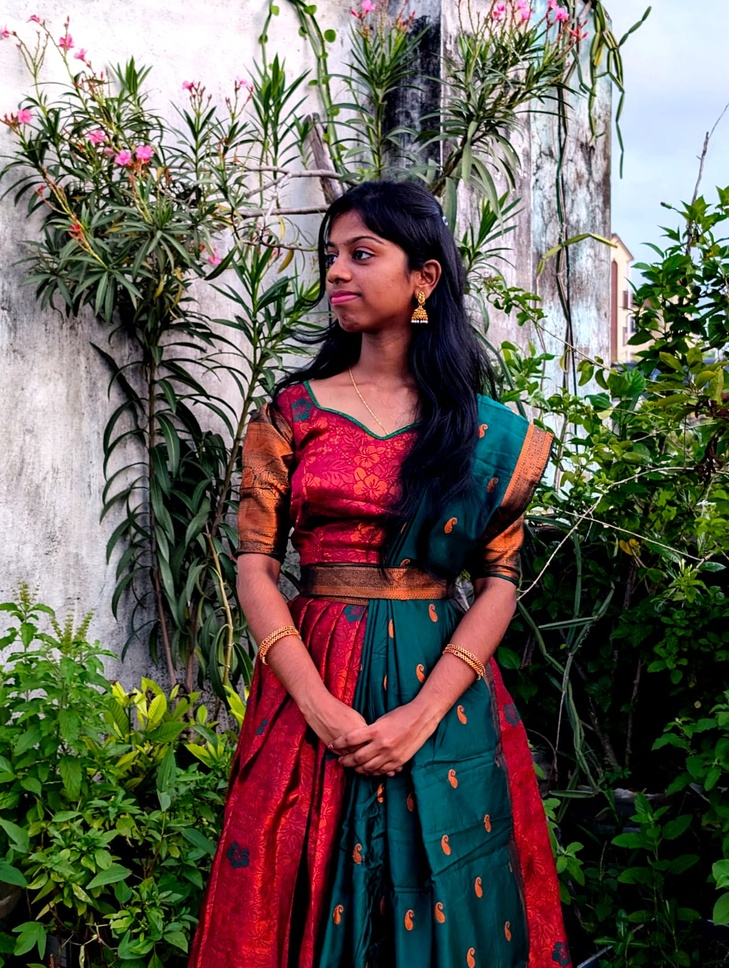
#> input picture Bavya.jpeg, 729 x 968 px, shrunk from 1204 x 1600 before the run, found by its file name
$ jupyter execute DIPT_EXP8.ipynb
#> lines starting #> are read from the running program, lines starting #| are printed output that depends on the picture; after the words box and inside, x2 and y2 are one past the last pixel; in counts of white or black regions, pixels touching at a corner belong together
## Exp-8-Record-THRESHOLDING
### NAME: BAVYA SRI B
### 212224230034

[cell 1]
import cv2
import numpy as np
import matplotlib.pyplot as plt

[cell 2]
image = cv2.imread(r"D:\Screenshots\Bavya.jpeg")
#> image is the input picture: shape (968, 729, 3); mean B, G, R 86, 94.2, 102
gray_image = cv2.cvtColor(image, cv2.COLOR_BGR2GRAY)
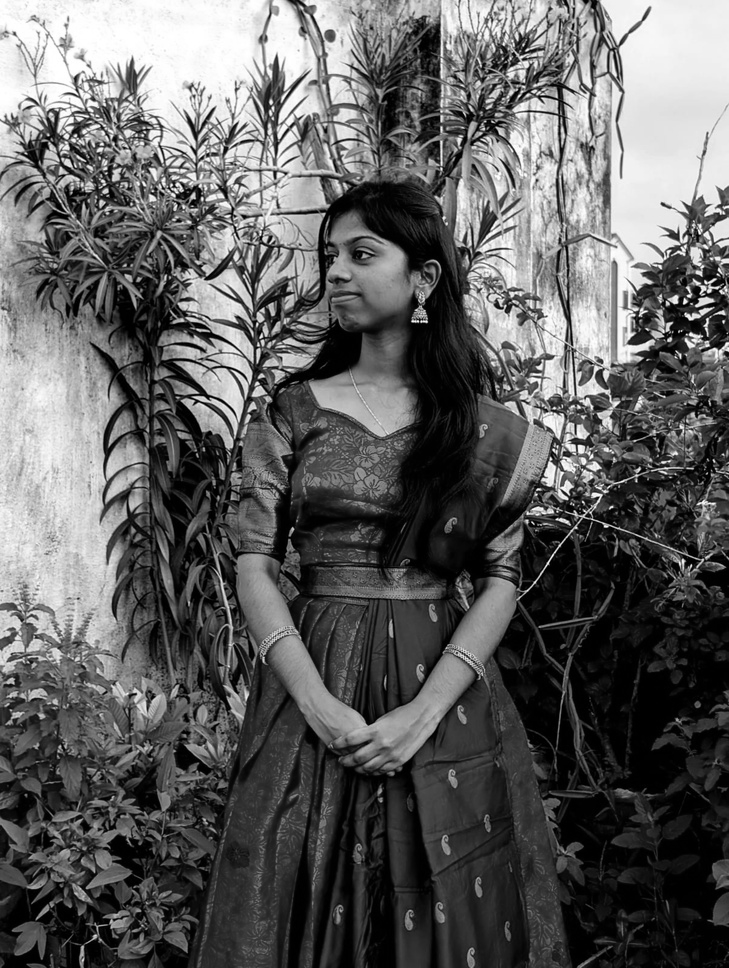
#> gray_image: shape (968, 729); min 0, max 255, mean 95.6

[cell 3]
plt.subplot(2, 2, 1)
plt.imshow(cv2.cvtColor(image, cv2.COLOR_BGR2RGB))
plt.title("Original Image")
plt.axis('off')

[cell 4]
_, global_thresholded = cv2.threshold(gray_image, 127, 255, cv2.THRESH_BINARY)
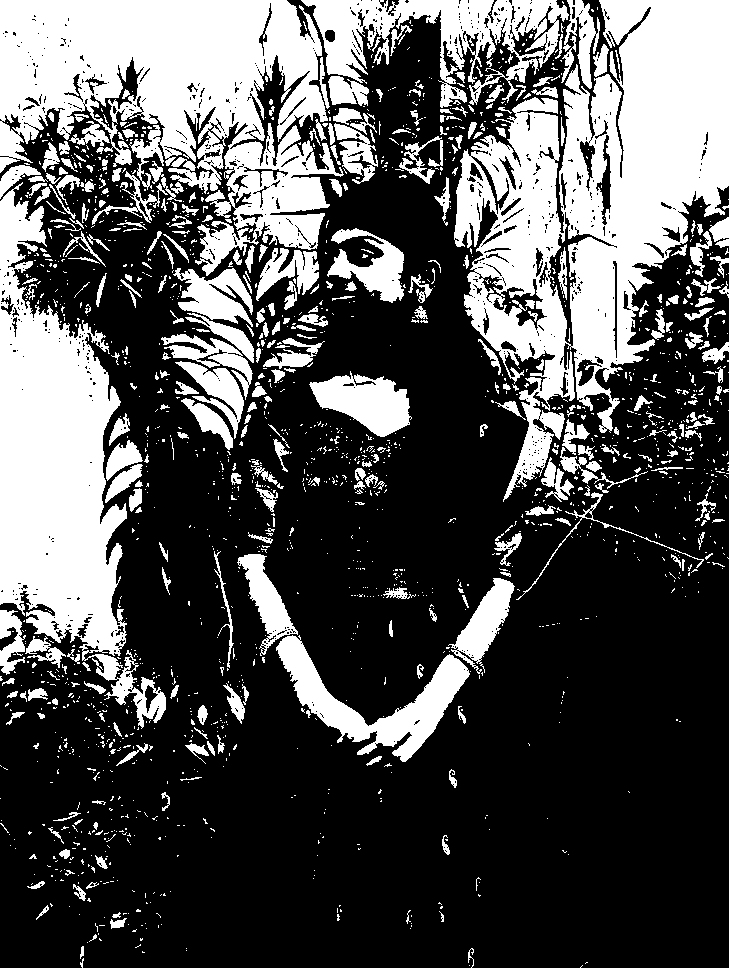
#> global_thresholded: shape (968, 729); 32.6% white; 1798 white regions (1456 under 20 px), largest, box (x1, y1, x2, y2) and area: (454, 0, 729, 502) 63217, (0, 0, 344, 276) 49756, (0, 182, 166, 729) 38775

[cell 5]
adaptive_thresholded = cv2.adaptiveThreshold(gray_image, 255, cv2.ADAPTIVE_THRESH_GAUSSIAN_C, cv2.THRESH_BINARY, 11, 2)
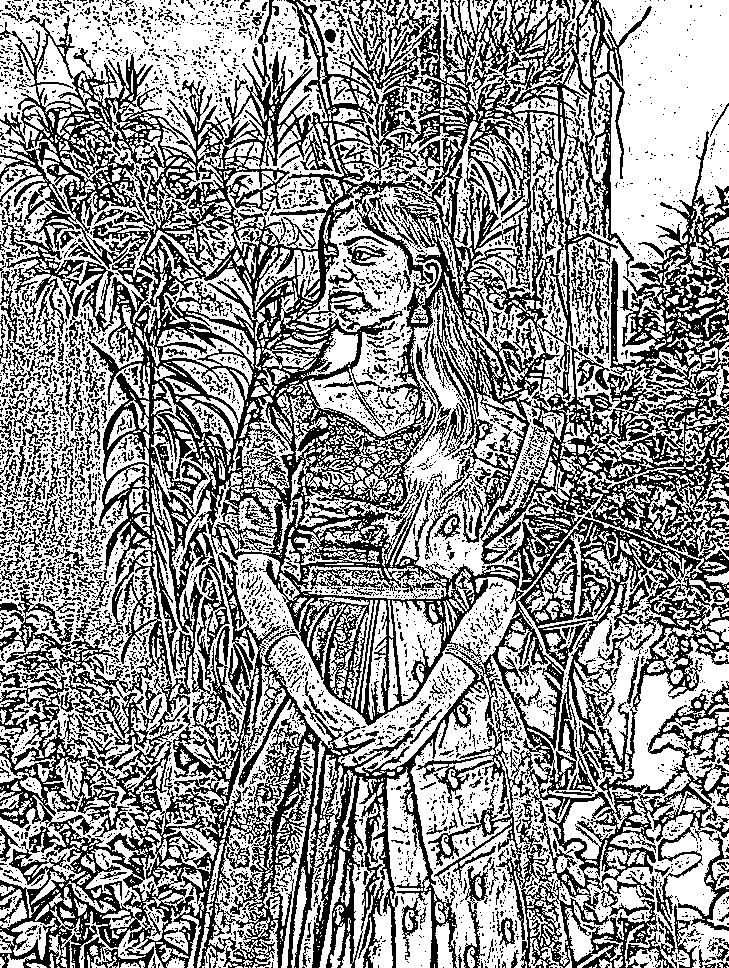
#> adaptive_thresholded: shape (968, 729); 58.1% white; 4915 black regions (4342 under 20 px), largest, box (x1, y1, x2, y2) and area: (0, 0, 729, 968) 240960, (678, 834, 729, 931) 813, (420, 403, 468, 457) 683

[cell 6]
_, otsu_thresholded = cv2.threshold(gray_image, 0, 255, cv2.THRESH_BINARY + cv2.THRESH_OTSU)
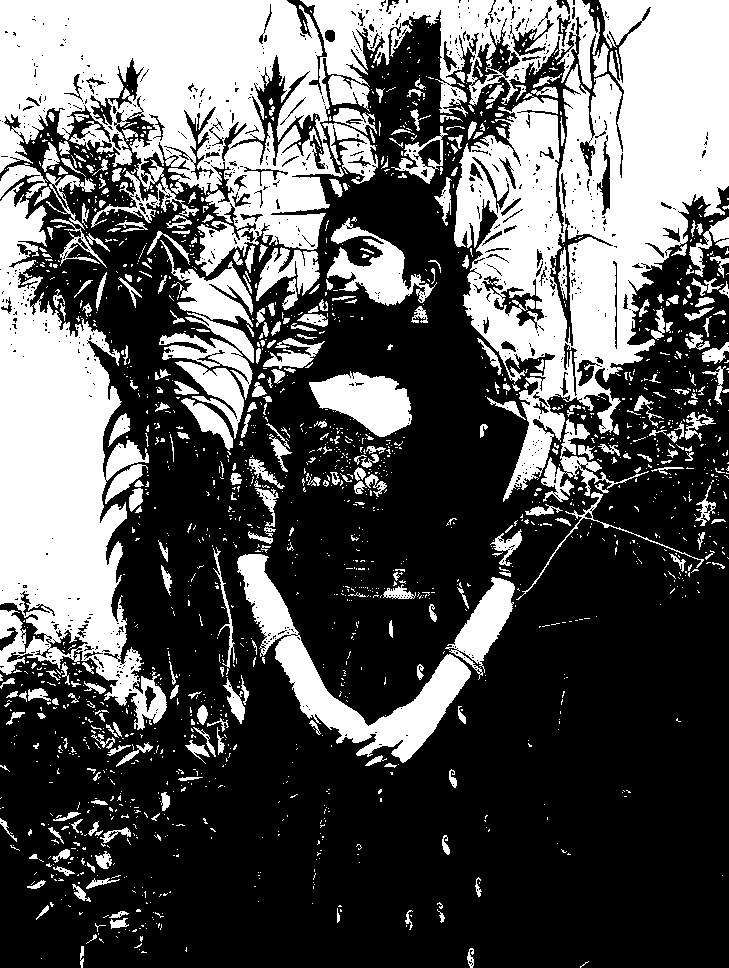
#> otsu_thresholded: shape (968, 729); 35.2% white; 1787 white regions (1440 under 20 px), largest, box (x1, y1, x2, y2) and area: (0, 0, 600, 276) 69145, (454, 0, 729, 502) 65273, (0, 182, 167, 730) 43404

[cell 7]
# Global Thresholding
plt.subplot(2, 2, 2)
plt.imshow(global_thresholded, cmap='gray')
plt.title("Global Thresholding")
plt.axis('off')

# Adaptive Thresholding
plt.subplot(2, 2, 3)
plt.imshow(adaptive_thresholded, cmap='gray')
plt.title("Adaptive Thresholding")
plt.axis('off')

# Otsu's Method
plt.subplot(2, 2, 4)
plt.imshow(otsu_thresholded, cmap='gray')
plt.title("Otsu's Method")
plt.axis('off')

# Show the plot
plt.tight_layout()
plt.show()
